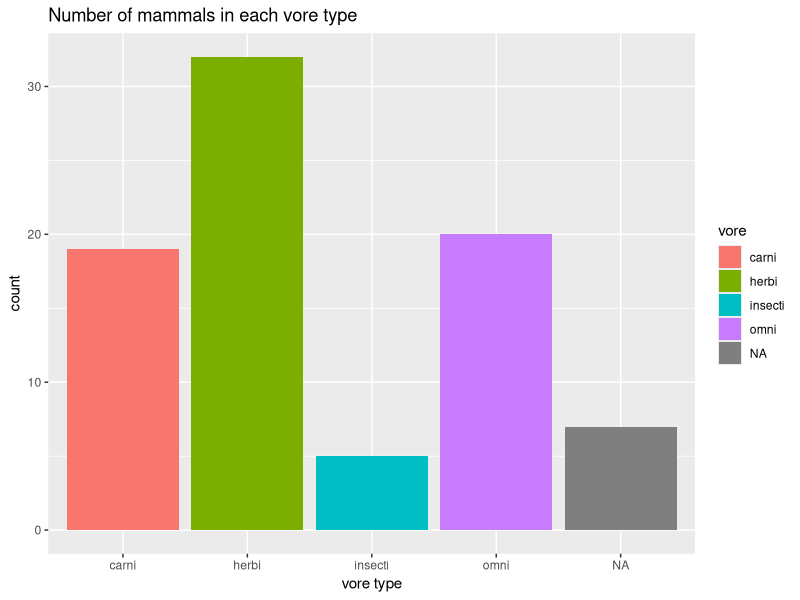
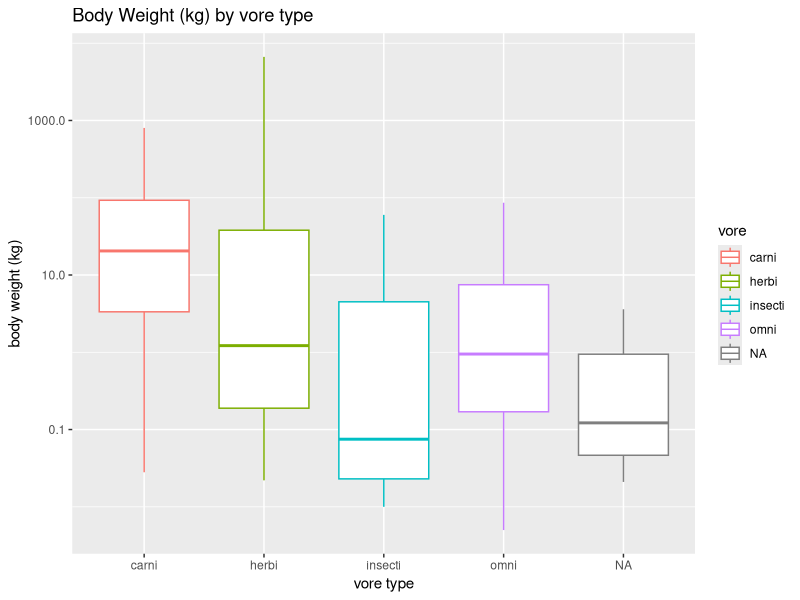
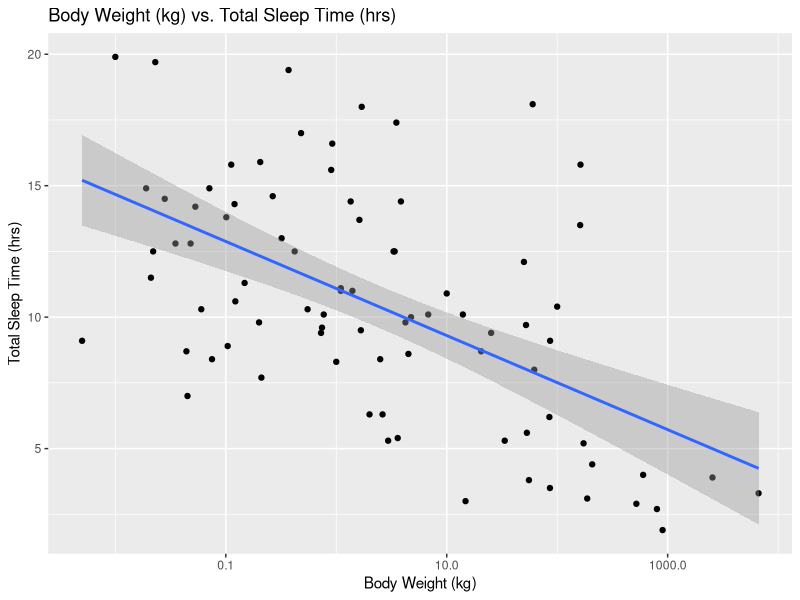
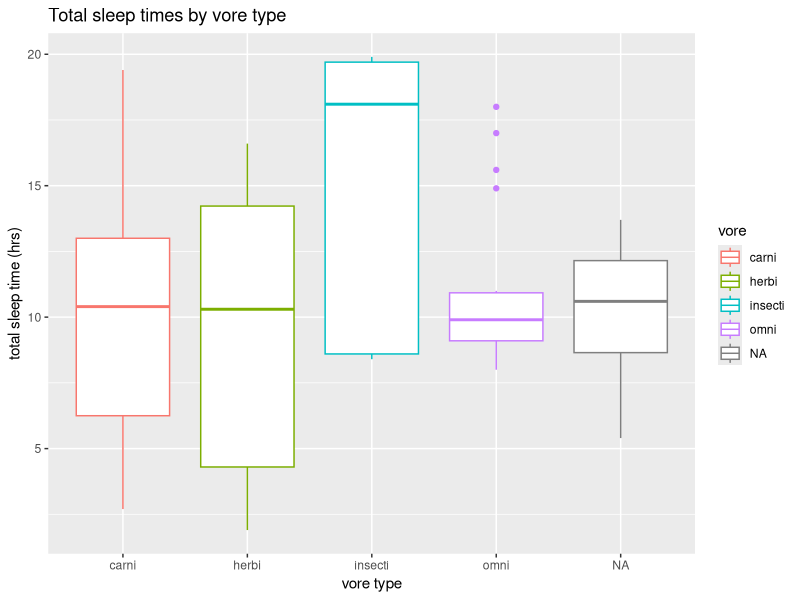
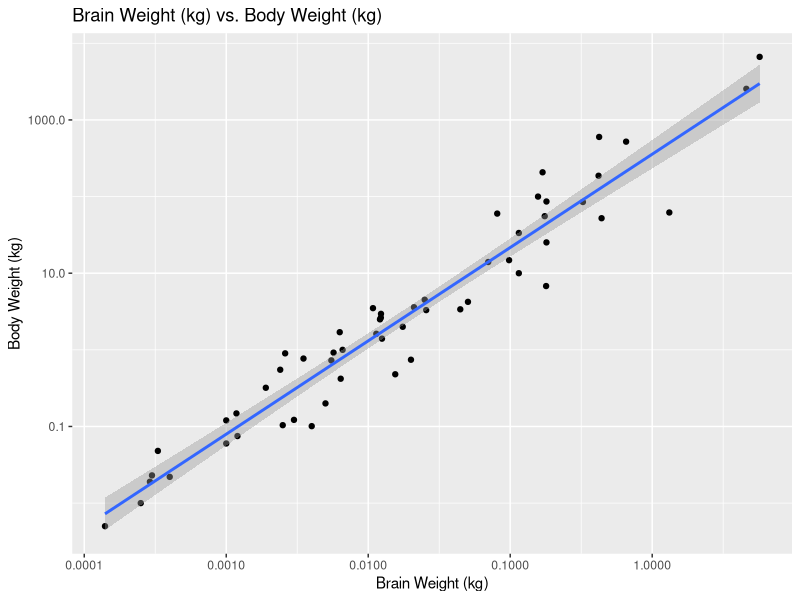

Write R code to recreate these figures, in order.
## ---- chunk 1
library("tidyverse")
options(scipen = 999) #disable scientific notation
## ---- chunk 2
glimpse(msleep)
## ---- chunk 3
msleep <- msleep #reads data into R to visualize 
## ---- chunk 4
names(msleep)
?msleep
## ---- chunk 5
names(msleep)
## ---- chunk 6
#categorical and discrete .. so bar plot? 
ggplot(data=msleep, #specified data 
       mapping=aes(x=vore))+ #mapped aesthetics 
  geom_bar(mapping = aes(fill=vore))+ #added color to bar
  labs(title="Number of mammals in each vore type", x="vore type", y="count")
## ---- chunk 7
mean(msleep$sleep_total)
## ---- chunk 8
summary(msleep)
## ---- chunk 9
#continuous and categorical.. so box plot
ggplot(data=msleep, mapping=aes(x=vore, y=bodywt))+
  geom_boxplot(mapping=aes(color=vore))+ #kind of unneccessary for this plot, yes, but still fun to do-- 
  scale_y_log10()+ #scale y-axis
  labs(title = "Body Weight (kg) by vore type", x="vore type", y="body weight (kg)")
## ---- chunk 10
names(msleep)
## ---- chunk 11
#relationship ... both continous so scatter plot
ggplot(data=msleep, mapping=aes(x=bodywt, y=sleep_total))+
  geom_point()+
  geom_smooth(method=lm, se=T)+ #added line of best fit, with standard error
  scale_x_log10()+ #scaled the x-axis this time.. 
  labs(title="Body Weight (kg) vs. Total Sleep Time (hrs)", x="Body Weight (kg)", y="Total Sleep Time (hrs)")
## ---- chunk 12
names(msleep)
## ---- chunk 13
#comparing vore (categorical) to average sleep... so box plot 
ggplot(data=msleep, mapping = aes(x=vore, y=sleep_total))+ 
  geom_boxplot(mapping=aes(color=vore))+ 
  labs(title="Total sleep times by vore type", x= "vore type", y="total sleep time (hrs)")
## ---- chunk 14
#looking at relationship so scatter plot! 
ggplot(data=msleep, mapping=aes(x=brainwt, y=bodywt))+
  geom_point()+
  scale_x_log10()+
  scale_y_log10()+ #scaled both the y and x axis this time 
  geom_smooth(method=lm, se=T)+ #added line of best fit, with standard error
  labs(title="Brain Weight (kg) vs. Body Weight (kg)", x="Brain Weight (kg)", y="Body Weight (kg)")
## ---- chunk 15

